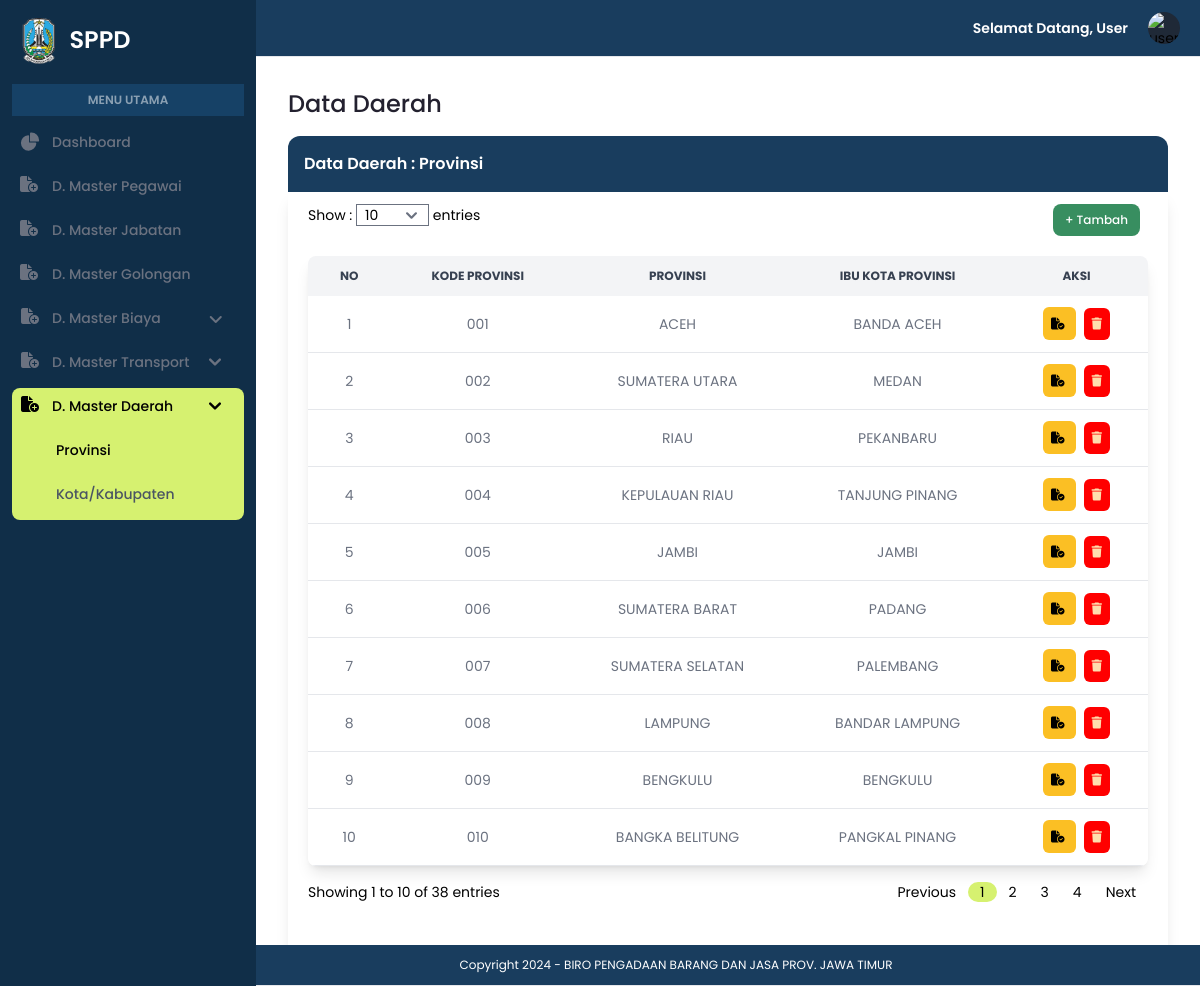
Page /admin/data_provinsi.php on the committed database.
### tables this page shows
CREATE TABLE `provinsi` (
  `kode_provinsi` varchar(10) NOT NULL,
  `nama_provinsi` varchar(100) NOT NULL,
  `ibukota_provinsi` varchar(100) NOT NULL
);

### admin/data_provinsi.php (the view, shortened to what this page needs)
<?php
include '../koneksi.php';
?>
<!DOCTYPE html>
<html lang="en">
<head>
    <link rel="stylesheet" href="../assets/css/style.css">
    <link rel="stylesheet" href="https://cdnjs.cloudflare.com/ajax/libs/font-awesome/6.5.1/css/all.min.css" />
    <link href="https://cdnjs.cloudflare.com/ajax/libs/flowbite/2.3.0/flowbite.min.css" rel="stylesheet" />
    <script src="https://cdn.tailwindcss.com"></script>
</head>
<body>
    <section id="sidebar">
        <?php include "../navbar.php"; ?>
        <aside id="logo-sidebar" class="fixed top-0 left-0 z-40 w-64 h-screen transition-transform -translate-x-full sm:translate-x-0" aria-label="Sidebar">
            <div class="h-full px-3 py-4 overflow-y-auto bg-[#102E48]">
                <a href="index.php" class="flex ms-2 md:me-24 mb-5">
                    <img src="../assets/img/logo.png" class="h-12 me-3" />
                    <span class="self-center text-2xl font-semibold whitespace-nowrap text-white">SPPD</span>
                </a>
                <div class="bg-[#276EAC4D] mb-2 py-2 px-5 text-center">
                    <p class="font-semibold text-xs text-white/50">MENU UTAMA</p>
                </div>
                <ul class="space-y-2 font-medium">
                    <li>
                        <a href="index.php" class="flex items-center p-2 text-gray-500 rounded-lg hover:bg-[#D6F170] hover:text-black group">
                            <span class="ms-3 text-sm">Dashboard</span>
                        </a>
                    </li>
                    <li>
                        <a href="data_pegawai.php" class="flex items-center p-2 text-gray-500 rounded-lg hover:bg-[#D6F170] hover:text-black group">
                            <i class="fa-solid fa-file-circle-plus w-5 h-5 text-gray-500 transition duration-75 group-hover:text-black"></i>
                            <span class="text-sm ms-3 whitespace-nowrap">D. Master Pegawai</span>
                        </a>
                    </li>
                    <li>
                        <a href="data_jabatan.php" class="flex items-center p-2 text-gray-500 rounded-lg hover:bg-[#D6F170] hover:text-black group">
                            <i class="fa-solid fa-file-circle-plus w-5 h-5 text-gray-500 transition duration-75 group-hover:text-black"></i>
                            <span class="text-sm ms-3 whitespace-nowrap">D. Master Jabatan</span>
                        </a>
                    </li>
                    <li>
                        <a href="data_golongan.php" class="flex items-center p-2 text-gray-500 rounded-lg hover:bg-[#D6F170] hover:text-black group">
                            <i class="fa-solid fa-file-circle-plus w-5 h-5 text-gray-500 transition duration-75 group-hover:text-black"></i>
                            <span class="text-sm ms-3 whitespace-nowrap">D. Master Golongan</span>
                        </a>
                    </li>
                    <li>
                        <button type="button" class="flex items-center p-2 rounded-lg hover:bg-[#D6F170] text-gray-500 hover:text-black group" aria-controls="dropdown-mb" data-collapse-toggle="dropdown-mb">
                            <i class="fa-solid fa-file-circle-plus w-5 h-5 text-gray-500 transition duration-75 group-hover:text-black"></i>
                            <span class="flex-1 ms-3 whitespace-nowrap pr-12 text-sm">D. Master Biaya</span>
                            <i class="fa-solid fa-angle-down w-3 h-3 black group-hover:text-black"></i>
                        </button>
                    </li>
                    <li>
                        <button type="button" class="flex items-center p-2 pr-4 rounded-lg hover:bg-[#D6F170] text-gray-500 hover:text-black group" aria-controls="dropdown-mt" data-collapse-toggle="dropdown-mt">
                            <i class="fa-solid fa-file-circle-plus w-5 h-5 text-gray-500 transition duration-75 group-hover:text-black"></i>
                            <span class="text-sm ms-3 whitespace-nowrap pr-5">D. Master Transport</span>
                            <svg class="w-3 h-3 text-gray-500 group-hover:text-black" aria-hidden="true" xmlns="http://www.w3.org/2000/svg" fill="none" viewBox="0 0 10 6">
                                <path stroke="currentColor" stroke-linecap="round" stroke-linejoin="round" stroke-width="2" d="m1 1 4 4 4-4" />
                            </svg>
                        </button>
                    </li>
                    <li class="bg-[#D6F170] rounded-lg">
                        <button type="button" class="flex items-center p-2 pr-4 rounded-lg text-black hover:text-black group active" aria-controls="dropdown-md" data-collapse-toggle="dropdown-md">
                            <i class="fa-solid fa-file-circle-plus w-5 h-5 text-black transition duration-75 group-hover:text-black"></i>
                            <span class="text-sm ms-3 whitespace-nowrap pr-9">D. Master Daerah</span>
                            <svg class="w-3 h-3 text-black group-hover:text-black" aria-hidden="true" xmlns="http://www.w3.org/2000/svg" fill="none" viewBox="0 0 10 6">
                                <path stroke="currentColor" stroke-linecap="round" stroke-linejoin="round" stroke-width="2" d="m1 1 4 4 4-4" />
                            </svg>
                        </button>
                        <ul id="dropdown-md" class=" py-2 space-y-2 text-sm">
                            <li>
                                <a href="data_provinsi.php" class="flex items-center w-full p-2 text-black transition duration-75 rounded-lg pl-11 group">Provinsi</a>
                            </li>
                            <li>
                                <a href="data_kota.php" class="flex items-center w-full p-2 text-gray-600 transition duration-75 rounded-lg pl-11 group hover:bg-[#D6F170] hover:text-black">Kota/Kabupaten</a>
                            </li>
                        </ul>
                    </li>
                </ul>
            </div>
        </aside>
        <?php
        $batas = isset($_GET['batas']) ? (int)$_GET['batas'] : 10;
        $halaman = isset($_GET['halaman']) ? (int)$_GET['halaman'] : 1;
        $halaman_awal = ($halaman > 1) ? ($halaman * $batas) - $batas : 0;
        $query_total = "SELECT COUNT(*) as total FROM provinsi";
        $result_total = $koneksi->query($query_total);
        $row_total = $result_total->fetch_assoc();
        $total_entries = $row_total['total'];
        $total_halaman = ceil($total_entries / $batas);
        $start_entry = $halaman_awal + 1;
        $end_entry = min($halaman_awal + $batas, $total_entries);
        ?>
        <div class="p-4 sm:ml-64">
            <div class="p-4 mt-14">
                <h1 class="text-[#23212F] font-medium text-2xl">Data Daerah</h1>
                <div class="border-solid">
                    <div class="bg-[#193D5E] rounded-t-xl mt-4 p-4">
                        <h1 class="text-white text-md font-semibold">Data Daerah : Provinsi</h1>
                    </div>
                    <div class="shadow-lg px-5 py-3">
                        <div class="flex justify-between">
                            <div class="text-sm">
                                <form method="GET" action="">
                                    <label for="batas">Show :</label>
                                    <select name="batas" id="batas" class="form-control input-sm px-2" onchange="this.form.submit()">
                                        <option value="10" <?php if ($batas == 10) echo 'selected'; ?>>10</option>
                                    </select>
                                    <label for="batas">entries</label>
                                </form>
                            </div>
                            <div class=" flex float-right">
                                <button data-modal-target="default-modal" data-modal-toggle="default-modal" class="focus:outline-none text-white bg-[#388E60] hover:bg-green-800 focus:ring-4 focus:ring-green-300 font-medium rounded-lg text-xs px-3 py-2 me-2 mb-2" type="button">
                                    + Tambah
                                </button>
                            </div>
                        </div>
                        <div class="overflow-x-auto shadow-lg sm:rounded-lg mt-3">
                            <table class="w-full text-sm text-left rtl:text-right text-gray-500">
                                <thead class="text-xs text-gray-700 uppercase bg-gray-100 text-center">
                                    <tr>
                                        <th scope="col" class="px-6 py-3">
                                            No
                                        </th>
                                        <th scope="col" class="px-6 py-3">
                                            Kode Provinsi
                                        </th>
                                        <th scope="col" class="px-6 py-3">
                                            Provinsi
                                        </th>
                                        <th scope="col" class="px-6 py-3">
                                            Ibu Kota Provinsi
                                        </th>
                                        <th scope="col" class="px-6 py-3">
                                            Aksi
                                        </th>
                                    </tr>
                                </thead>
                                <tbody>
                                    <?php
                                    $query = "SELECT * FROM provinsi LIMIT $halaman_awal, $batas";
                                    $result = $koneksi->query($query);
                                    if ($result) {
                                        if ($result->num_rows > 0) {
                                            $nomor = $halaman_awal + 1;
                                            while ($row = $result->fetch_assoc()) {
                                                echo "<tr class= 'bg-white border-b hover:bg-gray-50'>";
                                                echo "<td class='px-6 py-3 text-center'>" . $nomor++ . "</td>";
                                                echo "<td class='px-6 py-3 text-center'>" . $row['kode_provinsi'] . "</td>";
                                                echo "<td class='px-6 py-3 text-center'>" . $row['nama_provinsi'] . "</td>";
                                                echo "<td class='px-6 py-3 text-center'>" . $row['ibukota_provinsi'] . "</td>";
                                                echo "<td class='px-6 py-3 text-center'>
                                                    <a href='edit_dtpr.php?edit=" . $row['kode_provinsi'] . "' class='font-medium bg-amber-400 hover:bg-amber-500 text-black p-2 rounded-md text-xs mr-2 text-center'>
                                                        <i class='fa-solid fa-file-circle-check'></i>
                                                    </a>
                                                    <a href='proses_delete_dtpr.php?delete=" . $row['kode_provinsi'] . "' onclick='return confirmDelete()' type='button' class='font-medium bg-[#ff0000] hover:bg-red-800 text-[#ffdead] p-2 rounded-md text-xs text-center'>
                                                        <i class='fa-solid fa-trash'></i>
                                                    </a>
                                                  </td>";
                                                echo "</tr>";
                                            }
                                        } else {
                                            echo "<tr><td colspan='4' class='text-center p-2'>Tidak ada data</td></tr>";
                                        }
                                    } else {
                                        echo "<tr><td colspan='4' class='text-center'>Error: " . $koneksi->error . "</td></tr>";
                                    }
                                    ?>
                                </tbody>
                            </table>
                        </div>
                        <div class="flex justify-between text-sm mx-auto">
                            <div class="pt-4">
                                <?php echo "Showing $start_entry to $end_entry of $total_entries entries"; ?>
                            </div>
                            <div>
                                <nav class="flex items-center flex-column flex-wrap md:flex-row justify-between pt-4 mb-10" aria-label="Table navigation">
                                    <ul class=" flex pagination justify-content-center">
                                        <li class="page-item px-3">
                                            <a class="page-link" <?php if ($halaman > 1) {
                                                                        echo "href='?halaman=" . ($halaman - 1) . "&batas=$batas'";
                                                                    } ?>>Previous</a>
                                        </li>
                                        <?php
                                        for ($x = max(1, $halaman - 5); $x <= min($halaman + 5, $total_halaman); $x++) {
                                        ?>
                                            <li class="page-item px-3 <?php if ($x == $halaman) echo 'active'; ?>">
                                                <a class="page-link" href="?halaman=<?php echo $x ?>&batas=<?php echo $batas ?>"><?php echo $x; ?></a>
                                            </li>
                                        <?php
                                        }
                                        ?>
                                        <li class="page-item px-3">
                                            <a class="page-link" <?php if ($halaman < $total_halaman) {
                                                                        echo "href='?halaman=" . ($halaman + 1) . "&batas=$batas'";
                                                                    } ?>>Next</a>
                                        </li>
                                    </ul>
                                </nav>
                            </div>
                        </div>
                    </div>
                </div>
            </div>
        </div>
    </section>
    <section id="footer">
        <?php include "../footer.php"; ?>
    </section>
</body>
</html>

### assets/css/style.css (style rules this page uses)
html { scroll-behavior: smooth; }
body { font-family: Poppins; }
.active { background-color: #d6f170; color: #000; border-radius: 20px; }

### rows in the picture
provinsi: kode_provinsi "001", nama_provinsi "ACEH", ibukota_provinsi "BANDA ACEH"
provinsi: kode_provinsi "002", nama_provinsi "SUMATERA UTARA", ibukota_provinsi "MEDAN"
provinsi: kode_provinsi "003", nama_provinsi "RIAU", ibukota_provinsi "PEKANBARU"
provinsi: kode_provinsi "004", nama_provinsi "KEPULAUAN RIAU", ibukota_provinsi "TANJUNG PINANG"
provinsi: kode_provinsi "005", nama_provinsi "JAMBI", ibukota_provinsi "JAMBI"
provinsi: kode_provinsi "006", nama_provinsi "SUMATERA BARAT", ibukota_provinsi "PADANG"
provinsi: kode_provinsi "007", nama_provinsi "SUMATERA SELATAN", ibukota_provinsi "PALEMBANG"
provinsi: kode_provinsi "008", nama_provinsi "LAMPUNG", ibukota_provinsi "BANDAR LAMPUNG"
provinsi: kode_provinsi "009", nama_provinsi "BENGKULU", ibukota_provinsi "BENGKULU"
provinsi: kode_provinsi "010", nama_provinsi "BANGKA BELITUNG", ibukota_provinsi "PANGKAL PINANG"

### other values in the picture
$start_entry "1"
$end_entry "10"
$total_entries "38"
